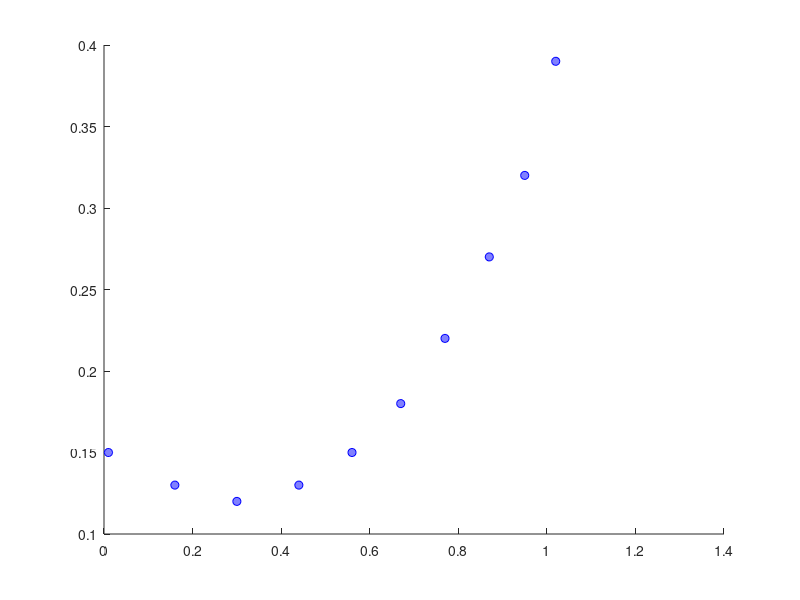

This figure's MATLAB source:
function moler_5_12
%Variabili a discrezione
xmin=-2;
deltax=0.01;
xmax=2;

ymin=-2;
deltay=0.01;
ymax=2;

a=randn()/10;
b=randn()/10;
c=randn()/10;
d=randn()/10;
e=randn()/10;
f=randn()/10;

hold on

%Direttamente dalla traccia

[X,Y]=meshgrid(xmin:deltax:xmax,ymin:deltay:ymax);
Z=a*X.^2 +b*X.*Y + c*Y.^2 + d*X + e*Y + f;
%contour(X,Y,Z,[0 0]);

x=[1.02 .95 .87 .77 .67 .56 .44 .30 .16 .01]';
y=[0.39 .32 .27 .22 .18 .15 .13 .12 .13 .15]';

plot(x,y,'ob','MarkerFaceColor',[0.5 0.5 1]);
